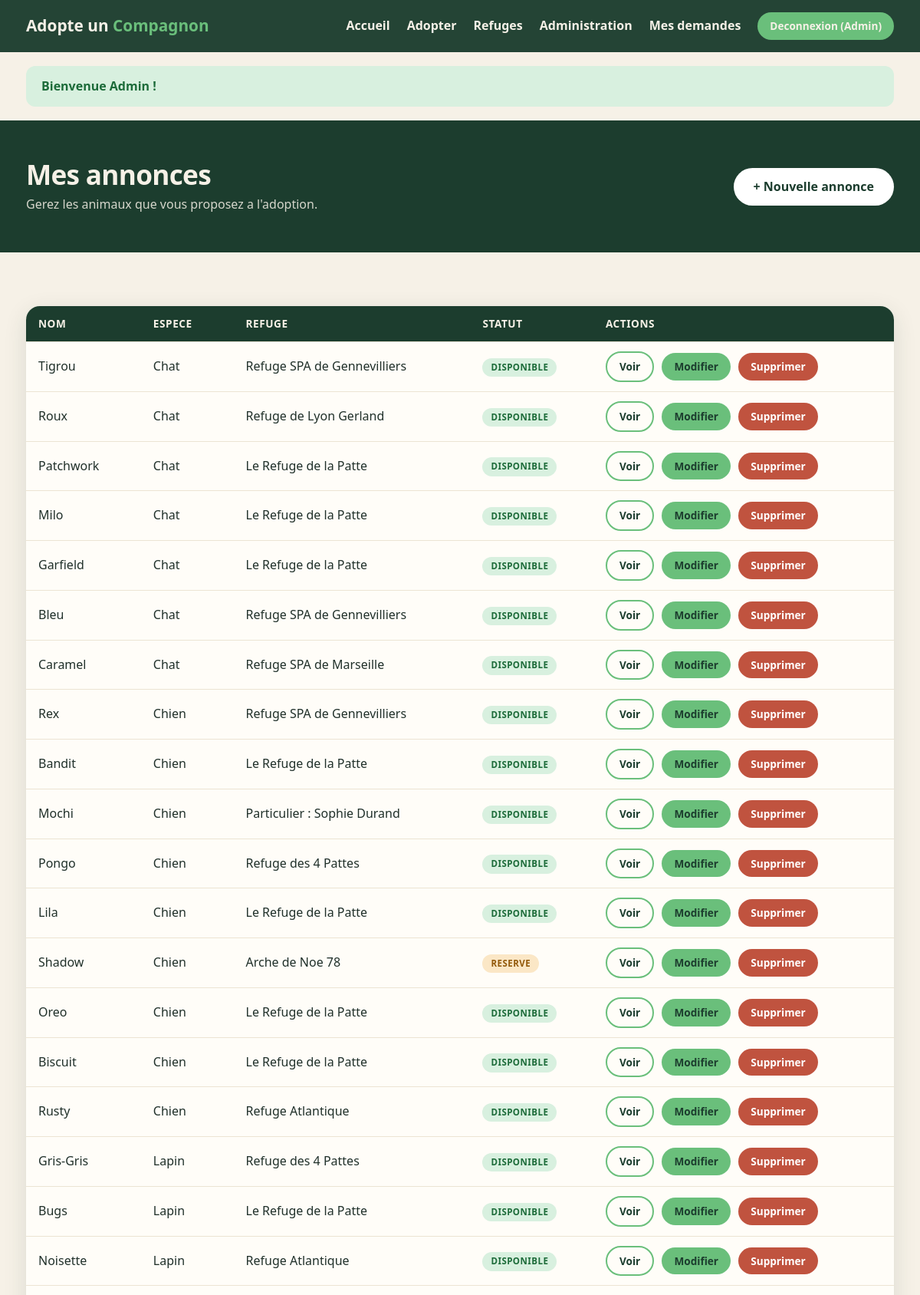
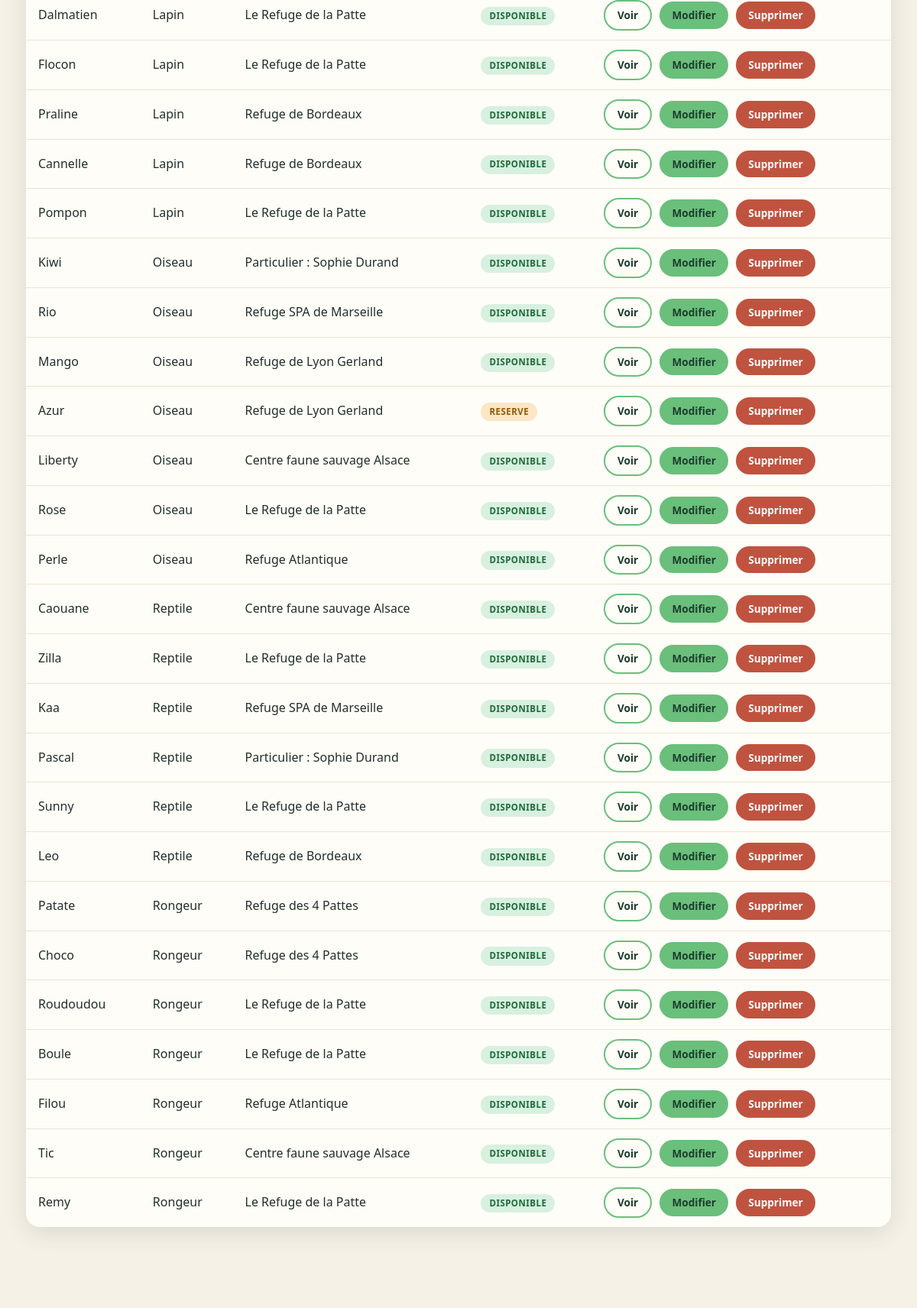
/mes-annonces.php (signed in, upper part), run on the app's committed database (2 pictures, top to bottom).
### tables this page shows
CREATE TABLE animal (
    id_animal           INT AUTO_INCREMENT PRIMARY KEY,
    nom                 VARCHAR(80)  NOT NULL,
    id_espece           INT          NOT NULL,
    type_detenteur      ENUM('refuge','particulier') NOT NULL DEFAULT 'refuge',
    id_refuge           INT          DEFAULT NULL,
    id_proprietaire     INT          DEFAULT NULL,   
    detenteur_nom       VARCHAR(120) DEFAULT NULL,
    detenteur_ville     VARCHAR(80)  DEFAULT NULL,
    detenteur_region    VARCHAR(80)  DEFAULT NULL,
    race                VARCHAR(80)  DEFAULT NULL,
    age_annees          INT          DEFAULT NULL,
    sexe                ENUM('M','F') DEFAULT NULL,
    sterilise           TINYINT(1)   NOT NULL DEFAULT 0,   
    ancien_proprietaire VARCHAR(150) DEFAULT NULL,
    description         TEXT         DEFAULT NULL,
    photo               VARCHAR(255) DEFAULT NULL,
    statut              ENUM('disponible','reserve','adopte') NOT NULL DEFAULT 'disponible',
    date_publication    DATETIME     NOT NULL DEFAULT CURRENT_TIMESTAMP,
    CONSTRAINT fk_animal_espece FOREIGN KEY (id_espece)
        REFERENCES espece(id_espece) ON DELETE RESTRICT,
    CONSTRAINT fk_animal_refuge FOREIGN KEY (id_refuge)
        REFERENCES refuge(id_refuge) ON DELETE CASCADE,
    CONSTRAINT fk_animal_proprietaire FOREIGN KEY (id_proprietaire)
        REFERENCES utilisateur(id_utilisateur) ON DELETE CASCADE
);

CREATE TABLE espece (
    id_espece   INT AUTO_INCREMENT PRIMARY KEY,
    nom         VARCHAR(40) NOT NULL UNIQUE,
    emoji       VARCHAR(10) DEFAULT NULL,
    image       VARCHAR(255) DEFAULT NULL,   
    description VARCHAR(255) DEFAULT NULL
);

### htdocs/includes/functions.php (called while the page is built, shortened)
<?php
function e($value): string
{
    return htmlspecialchars((string) $value, ENT_QUOTES, 'UTF-8');
}
function statut_label(string $statut): string
{
    switch ($statut) {
        case 'disponible': return 'Disponible';
        case 'reserve':    return 'Reserve';
    }
}

### htdocs/mes-annonces.php (the view, shortened to what this page needs)
<?php
require_once __DIR__ . '/connexion.php';
if (a_role('admin')) {
    $animaux = $pdo->query("
        SELECT a.*, e.nom AS espece,
               COALESCE(r.nom, CONCAT('Particulier : ', a.detenteur_nom)) AS refuge
        FROM animal a
        JOIN espece e ON e.id_espece = a.id_espece
        LEFT JOIN refuge r ON r.id_refuge = a.id_refuge
        ORDER BY a.date_publication DESC
    ")->fetchAll();
}
require __DIR__ . '/includes/header.php';
?>
<div class="page-head">
    <div class="container" style="display:flex;justify-content:space-between;align-items:center;flex-wrap:wrap;gap:16px;">
        <div><h1>Mes annonces</h1><p>Gerez les animaux que vous proposez a l'adoption.</p></div>
        <a href="annonce-form.php" class="btn btn-light">+ Nouvelle annonce</a>
    </div>
</div>
<section>
    <div class="container">
        <?php if (!$animaux): ?>
            <p style="text-align:center;color:var(--texte-clair);padding:40px 0;">
                Vous n'avez pas encore publie d'annonce.
                <a href="annonce-form.php">Creez-en une</a>.
            </p>
        <?php else: ?>
            <table>
                <thead>
                    <tr><th>Nom</th><th>Espece</th><th>Refuge</th><th>Statut</th><th>Actions</th></tr>
                </thead>
                <tbody>
                <?php foreach ($animaux as $a): ?>
                    <tr>
                        <td><?= e($a['nom']) ?></td>
                        <td><?= e($a['espece']) ?></td>
                        <td><?= e($a['refuge']) ?></td>
                        <td><span class="badge badge-<?= e($a['statut']) ?>"><?= e(statut_label($a['statut'])) ?></span></td>
                        <td>
                            <a class="btn btn-sm btn-outline" href="animal.php?id=<?= (int)$a['id_animal'] ?>">Voir</a>
                            <a class="btn btn-sm" href="annonce-form.php?id=<?= (int)$a['id_animal'] ?>">Modifier</a>
                            <a class="btn btn-sm btn-danger" href="supprimer-annonce.php?id=<?= (int)$a['id_animal'] ?>"
                               onclick="return confirm('Supprimer definitivement cette annonce ?');">Supprimer</a>
                        </td>
                    </tr>
                <?php endforeach; ?>
                </tbody>
            </table>
        <?php endif; ?>
    </div>
</section>
<?php require __DIR__ . '/includes/footer.php'; ?>

### htdocs/css/style.css (style rules this page uses)
:root { --vert-fonce: #1c3d2e; --vert-moyen: #2f6b4f; --vert-vif: #6abf7b; --vert-clair: #a8d5b5; --creme: #f6f1e7; --creme-fonce: #ece4d3; --beige-carte: #fffdf8; --texte: #20302a; --texte-clair: #5b6b63; --blanc: #ffffff; --rouge: #c0533f; --ombre: 0 8px 30px rgba(28, 61, 46, .12); --radius: 18px; --max: 1180px; }
* { box-sizing: border-box; margin: 0; padding: 0; }
body { font-family: "Segoe UI", system-ui, -apple-system, sans-serif; color: var(--texte); background: var(--creme); line-height: 1.6; }
a { color: var(--vert-moyen); text-decoration: none; }
.container { max-width: var(--max); margin: 0 auto; padding: 0 24px; }
h1, h2, h3 { line-height: 1.15; font-weight: 800; letter-spacing: -.02em; }
.btn { display: inline-block; background: var(--vert-vif); color: var(--vert-fonce); font-weight: 700; padding: 12px 26px; border-radius: 40px; border: none; cursor: pointer; font-size: 1rem; transition: transform .15s ease, background .2s ease; }
.btn-outline { background: transparent; border: 2px solid var(--vert-vif); color: var(--vert-fonce); }
.btn-light { background: var(--blanc); color: var(--vert-fonce); }
.btn-danger { background: var(--rouge); color: #fff; }
.btn-sm { padding: 7px 16px; font-size: .85rem; }
section { padding: 70px 0; }
.badge { display: inline-block; font-size: .72rem; font-weight: 700; padding: 3px 11px; border-radius: 20px; text-transform: uppercase; letter-spacing: .04em; }
.badge-disponible { background: #d8f0df; color: #1c6b39; }
.badge-reserve { background: #fbe7c6; color: #92590a; }
table { width: 100%; border-collapse: collapse; background: var(--beige-carte); border-radius: var(--radius); overflow: hidden; box-shadow: var(--ombre); }
th, td { padding: 12px 16px; text-align: left; border-bottom: 1px solid var(--creme-fonce); }
th { background: var(--vert-fonce); color: var(--creme); font-size: .85rem; text-transform: uppercase; letter-spacing: .04em; }
tr:last-child td { border-bottom: none; }
td .btn-sm { margin-right: 6px; }
.page-head { background: var(--vert-fonce); color: var(--creme); padding: 50px 0; }
.page-head h1 { font-size: 2.2rem; }
.page-head p { opacity: .85; margin-top: 6px; }

### data on the page
animal: nom "Tigrou", id_espece.nom "Chat", refuge "Refuge SPA de Gennevilliers", statut "DISPONIBLE"
animal: nom "Roux", id_espece.nom "Chat", refuge "Refuge de Lyon Gerland", statut "DISPONIBLE"
animal: nom "Patchwork", id_espece.nom "Chat", refuge "Le Refuge de la Patte", statut "DISPONIBLE"
animal: nom "Milo", id_espece.nom "Chat", refuge "Le Refuge de la Patte", statut "DISPONIBLE"
animal: nom "Garfield", id_espece.nom "Chat", refuge "Le Refuge de la Patte", statut "DISPONIBLE"
animal: nom "Bleu", id_espece.nom "Chat", refuge "Refuge SPA de Gennevilliers", statut "DISPONIBLE"
animal: nom "Caramel", id_espece.nom "Chat", refuge "Refuge SPA de Marseille", statut "DISPONIBLE"
animal: nom "Rex", id_espece.nom "Chien", refuge "Refuge SPA de Gennevilliers", statut "DISPONIBLE"
animal: nom "Bandit", id_espece.nom "Chien", refuge "Le Refuge de la Patte", statut "DISPONIBLE"
animal: nom "Mochi", id_espece.nom "Chien", refuge "Particulier : Sophie Durand", statut "DISPONIBLE"
animal: nom "Pongo", id_espece.nom "Chien", refuge "Refuge des 4 Pattes", statut "DISPONIBLE"
animal: nom "Lila", id_espece.nom "Chien", refuge "Le Refuge de la Patte", statut "DISPONIBLE"
animal: nom "Shadow", id_espece.nom "Chien", refuge "Arche de Noe 78", statut "RESERVE"
animal: nom "Oreo", id_espece.nom "Chien", refuge "Le Refuge de la Patte", statut "DISPONIBLE"
animal: nom "Biscuit", id_espece.nom "Chien", refuge "Le Refuge de la Patte", statut "DISPONIBLE"
animal: nom "Rusty", id_espece.nom "Chien", refuge "Refuge Atlantique", statut "DISPONIBLE"
animal: nom "Gris-Gris", id_espece.nom "Lapin", refuge "Refuge des 4 Pattes", statut "DISPONIBLE"
animal: nom "Bugs", id_espece.nom "Lapin", refuge "Le Refuge de la Patte", statut "DISPONIBLE"
animal: nom "Noisette", id_espece.nom "Lapin", refuge "Refuge Atlantique", statut "DISPONIBLE"
animal: nom "Dalmatien", id_espece.nom "Lapin", refuge "Le Refuge de la Patte", statut "DISPONIBLE"
animal: nom "Flocon", id_espece.nom "Lapin", refuge "Le Refuge de la Patte", statut "DISPONIBLE"
animal: nom "Praline", id_espece.nom "Lapin", refuge "Refuge de Bordeaux", statut "DISPONIBLE"
animal: nom "Cannelle", id_espece.nom "Lapin", refuge "Refuge de Bordeaux", statut "DISPONIBLE"
animal: nom "Pompon", id_espece.nom "Lapin", refuge "Le Refuge de la Patte", statut "DISPONIBLE"
animal: nom "Kiwi", id_espece.nom "Oiseau", refuge "Particulier : Sophie Durand", statut "DISPONIBLE"
animal: nom "Rio", id_espece.nom "Oiseau", refuge "Refuge SPA de Marseille", statut "DISPONIBLE"
animal: nom "Mango", id_espece.nom "Oiseau", refuge "Refuge de Lyon Gerland", statut "DISPONIBLE"
animal: nom "Azur", id_espece.nom "Oiseau", refuge "Refuge de Lyon Gerland", statut "RESERVE"
animal: nom "Liberty", id_espece.nom "Oiseau", refuge "Centre faune sauvage Alsace", statut "DISPONIBLE"
animal: nom "Rose", id_espece.nom "Oiseau", refuge "Le Refuge de la Patte", statut "DISPONIBLE"
animal: nom "Perle", id_espece.nom "Oiseau", refuge "Refuge Atlantique", statut "DISPONIBLE"
animal: nom "Caouane", id_espece.nom "Reptile", refuge "Centre faune sauvage Alsace", statut "DISPONIBLE"
animal: nom "Zilla", id_espece.nom "Reptile", refuge "Le Refuge de la Patte", statut "DISPONIBLE"
animal: nom "Kaa", id_espece.nom "Reptile", refuge "Refuge SPA de Marseille", statut "DISPONIBLE"
animal: nom "Pascal", id_espece.nom "Reptile", refuge "Particulier : Sophie Durand", statut "DISPONIBLE"
animal: nom "Sunny", id_espece.nom "Reptile", refuge "Le Refuge de la Patte", statut "DISPONIBLE"
animal: nom "Leo", id_espece.nom "Reptile", refuge "Refuge de Bordeaux", statut "DISPONIBLE"
animal: nom "Patate", id_espece.nom "Rongeur", refuge "Refuge des 4 Pattes", statut "DISPONIBLE"
animal: nom "Choco", id_espece.nom "Rongeur", refuge "Refuge des 4 Pattes", statut "DISPONIBLE"
animal: nom "Roudoudou", id_espece.nom "Rongeur", refuge "Le Refuge de la Patte", statut "DISPONIBLE"
animal: nom "Boule", id_espece.nom "Rongeur", refuge "Le Refuge de la Patte", statut "DISPONIBLE"
animal: nom "Filou", id_espece.nom "Rongeur", refuge "Refuge Atlantique", statut "DISPONIBLE"
animal: nom "Tic", id_espece.nom "Rongeur", refuge "Centre faune sauvage Alsace", statut "DISPONIBLE"
animal: nom "Remy", id_espece.nom "Rongeur", refuge "Le Refuge de la Patte", statut "DISPONIBLE"

### other printed values
user()['prenom'] "Admin"
$f['message'] "Bienvenue Admin !"
